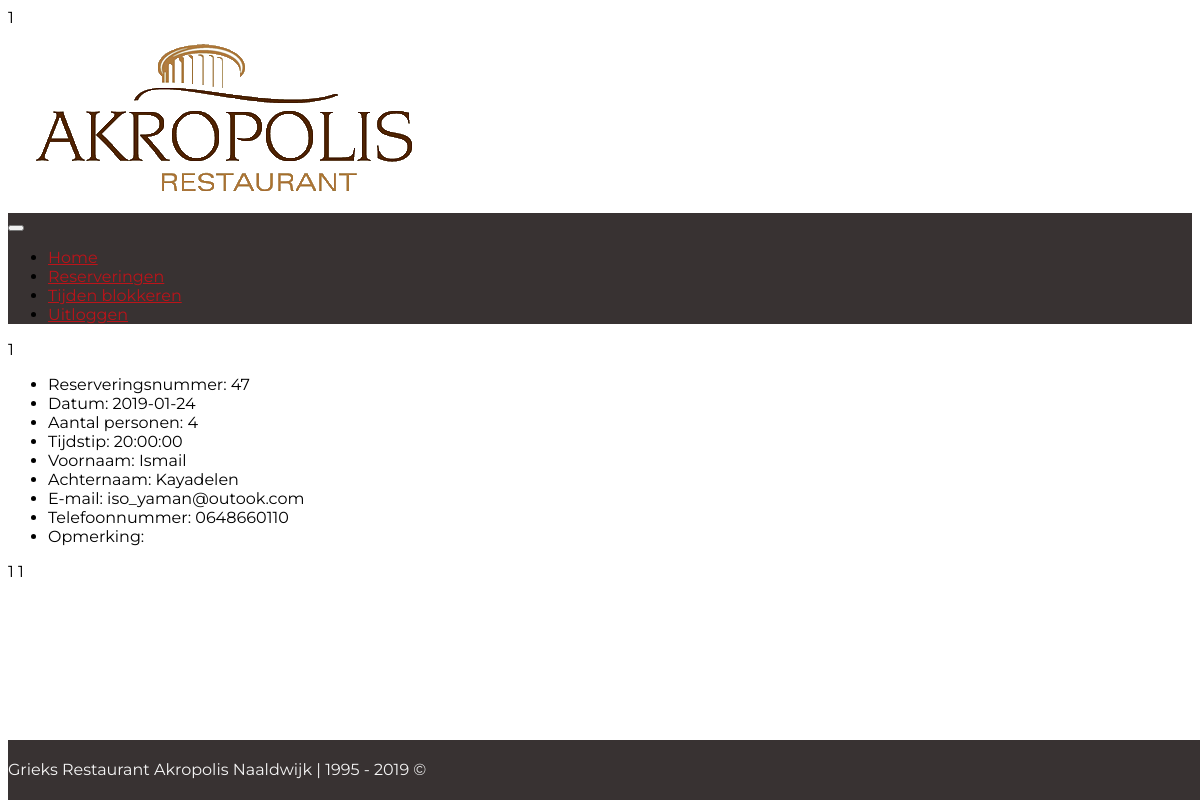
Page /adminpanel/detail.php?id=47 on the committed database.
### tables this page shows
CREATE TABLE `reservations` (
  `id` int(11) NOT NULL,
  `date` date NOT NULL,
  `people_amount` int(15) NOT NULL,
  `time` time NOT NULL,
  `comment` varchar(255) NOT NULL,
  `first_name` varchar(255) NOT NULL,
  `last_name` varchar(255) NOT NULL,
  `email` varchar(255) NOT NULL,
  `phone` int(20) NOT NULL,
  `confirmed` int(11) NOT NULL
);

### adminpanel/detail.php (the view, shortened to what this page needs)
<?php
require_once "../includes/db.php";
$reservationId = $_GET['id'];
$query = "SELECT * FROM reservations WHERE id =".mysqli_escape_string($db, $reservationId);
$result = mysqli_query($db, $query)
or die ('Error: ' . $query);
if (mysqli_num_rows($result) == 1) {
    $reservation = mysqli_fetch_assoc($result);
} else {
    header('Location: ../adminpanel/reserveringen.php');
    exit;
}
?>
<!doctype html>
<html lang="en">
<head>
    <?= include_once '../includes/bootstrap_link.php' ?>
    <link rel="stylesheet" href="../css/index.css">
</head>
<body>
<?= include_once '../includes/navbar.php' ?>
<div class="container">
    <ul class="list-group">
        <li class="list-group-item">Reserveringsnummer: <?= $reservation['id']; ?></li>
        <li class="list-group-item">Datum: <?= $reservation['date']; ?></li>
        <li class="list-group-item">Aantal personen: <?= $reservation['people_amount']; ?></li>
        <li class="list-group-item">Tijdstip: <?= $reservation['time']; ?></li>
        <li class="list-group-item">Voornaam: <?= $reservation['first_name']; ?></li>
        <li class="list-group-item">Achternaam: <?= $reservation['last_name']; ?></li>
        <li class="list-group-item">E-mail: <?= $reservation['email']; ?></li>
        <li class="list-group-item">Telefoonnummer: 0<?= $reservation['phone']; ?></li>
        <li class="list-group-item">Opmerking: <?= $reservation['comment']; ?></li>
    </ul>
</div>
<div>
    <?= include_once '../includes/footer.php' ?>
    <?= include_once '../includes/bootstrap_script.php' ?>
</body>
</html>

### css/index.css (style rules this page uses)
html { position: relative; min-height: 100%; }
body { margin-bottom: 60px; font-family: 'Montserrat', sans-serif; }

### rows in the picture
reservations: id "47", date "2019-01-24", people_amount "4", time "20:00:00", first_name "Ismail", last_name "Kayadelen", email "iso_yaman@outook.com", phone "648660110"

### other values in the picture
include_once '../includes/navbar.php' "1"
include_once '../includes/footer.php' "1"
include_once '../includes/bootstrap_script.php' "1"
